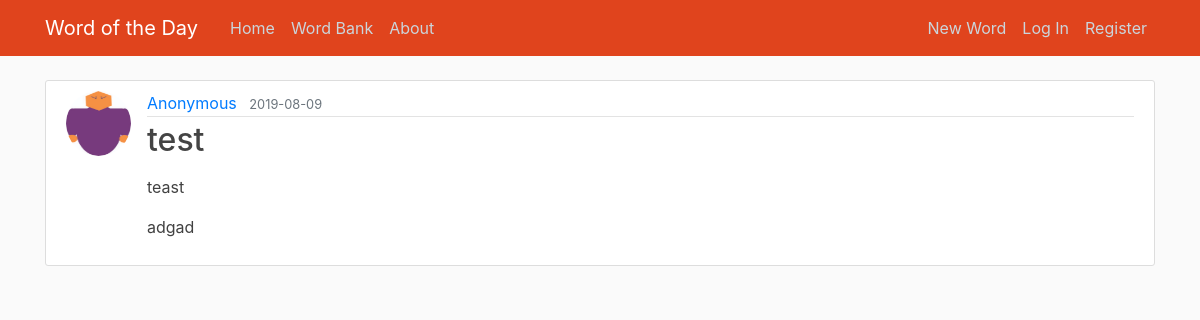
/word/189, run on the app's committed database.
### wotd/models.py (models this page shows, shortened)
class User(db.Model, UserMixin):
    id = db.Column(db.Integer, primary_key=True)
    username = db.Column(db.String(20), unique=True, nullable=False)
    email = db.Column(db.String(120), unique=True, nullable=False)
    image_file = db.Column(db.String(20), nullable=False, default='default.jpg')
    password = db.Column(db.String(60), nullable=False)
    isAdmin = db.Column(db.Boolean, nullable=False, default=False)
    words = db.relationship('Word', backref='contributor', lazy=True)

class Word(db.Model):
    id = db.Column(db.Integer, primary_key=True)
    word = db.Column(db.String(100), nullable=False)
    partOfSpeech_id = db.Column(db.Integer, db.ForeignKey('part_of_speech.id'), nullable=False)
    definition = db.Column(db.Text, nullable=False)
    exampleSentence = db.Column(db.Text, nullable=False)
    ipa = db.Column(db.Text, nullable=True)
    date_added = db.Column(db.DateTime, nullable=False, default=datetime.utcnow)
    date_published = db.Column(db.Date, nullable=True)
    user_id = db.Column(db.Integer, db.ForeignKey('user.id'), nullable=True)

### wotd/routes.py (the view)
@app.route("/word/<int:word_id>")
def word(word_id):
    word = Word.query.get_or_404(word_id)
    return render_template('word.html', title=word.word, word=word, user=current_user)

### wotd/templates/word.html (shortened to what this page needs)
{% extends "layout.html" %}
{% block content %}
        <article class="media content-section">
          <img class="rounded-circle article-img" src="{{ url_for('static', filename='profile_pics/' + word.contributor.image_file) }}">
            <div class="media-body">
            <div class="article-metadata">
              <a class="mr-2" href="#">{{ word.contributor.username }}</a>
              {% if word.date_published %}
                <small class="text-muted">{{ word.date_published.strftime('%Y-%m-%d') }}</small>
              {% endif %}
            </div>
            <h2 class="article-title">{{ word.word }}</h2>
            <p class="article-content">{{ word.definition }}</p>
            <p class="article-content">{{ word.exampleSentence }}</p>
          </div>
        </article>
{% endblock content %}

### wotd/static/main.css (style rules this page uses)
body { background: #fafafa; color: #333333; margin-top: 5rem; }
h1, h2, h3, h4, h5, h6 { color: #4f4f4f; }
.content-section { background: #ffffff; padding: 10px 20px; border: 1px solid #dddddd; border-radius: 3px; margin-bottom: 20px; }
.article-title { color: #444444; }
.article-content { color: #414141 }
.article-img { height: 65px; width: 65px; margin-right: 16px; }
.article-metadata { padding-bottom: 1px; margin-bottom: 4px; border-bottom: 1px solid #e3e3e3 }

### data on the page
User: image_file (placeholder picture), contributor.username "Anonymous"
Word: date_published "2019-08-09", word "test", definition "teast", exampleSentence "adgad"
